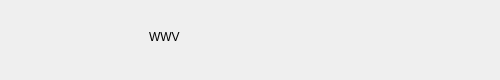
<?xml version="1.0" encoding="UTF-8"?>
<ui version="4.0">
 <class>dataWWV</class>
 <widget class="QWidget" name="dataWWV">
  <property name="geometry">
   <rect>
    <x>0</x>
    <y>0</y>
    <width>500</width>
    <height>80</height>
   </rect>
  </property>
  <property name="windowTitle">
   <string>Form</string>
  </property>
  <widget class="QLabel" name="label">
   <property name="geometry">
    <rect>
     <x>149</x>
     <y>29</y>
     <width>244</width>
     <height>16</height>
    </rect>
   </property>
   <property name="text">
    <string>WWV</string>
   </property>
  </widget>
 </widget>
 <resources/>
 <connections/>
</ui>
